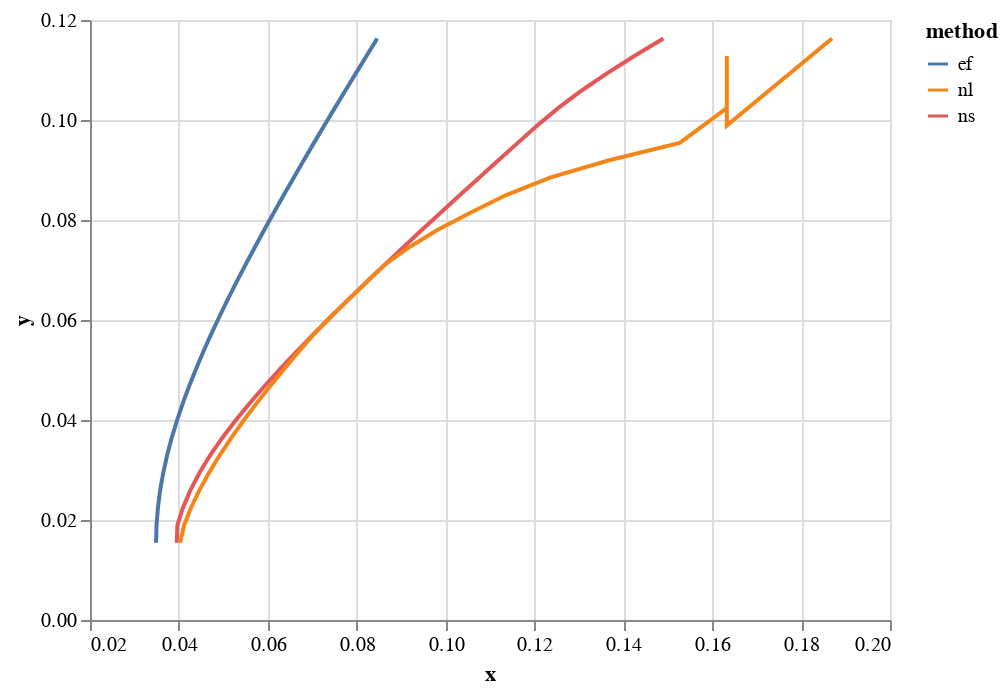

Notebook source saved alongside this figure:
### Code cell
source
aa = source.melt(id_vars=['y'], value_name='x', var_name='method')

import altair as alt
alt.Chart(aa).mark_line(color='black').encode(
    x='x',
    y='y',
    color='method',
)

### Figure 1 — Vega-Lite specification as saved in the notebook (floating-point values rounded to 4 significant figures)
{"config": {"view": {"continuousWidth": 400, "continuousHeight": 300}}, "data": {"name": "data-9ad8b0cc5cf5aa922f2628daa0dbb163"}, "mark": {"type": "line", "color": "black"}, "encoding": {"color": {"field": "method", "type": "nominal"}, "x": {"field": "x", "type": "quantitative"}, "y": {"field": "y", "type": "quantitative"}}, "$schema": "https://vega.github.io/schema/vega-lite/v4.17.0.json", "datasets": {"data-9ad8b0cc5cf5aa922f2628daa0dbb163": [{"y": 0.01545, "method": "ef", "x": 0.03487}, {"y": 0.01893, "method": "ef", "x": 0.03497}, {"y": 0.0224, "method": "ef", "x": 0.03527}, {"y": 0.02588, "method": "ef", "x": 0.03577}, {"y": 0.02936, "method": "ef", "x": 0.03646}, {"y": 0.03283, "method": "ef", "x": 0.03732}, {"y": 0.03631, "method": "ef", "x": 0.03834}, {"y": 0.03979, "method": "ef", "x": 0.03953}, {"y": 0.04327, "method": "ef", "x": 0.04085}, {"y": 0.04674, "method": "ef", "x": 0.04229}, {"y": 0.05022, "method": "ef", "x": 0.04385}, {"y": 0.0537, "method": "ef", "x": 0.04551}, {"y": 0.05717, "method": "ef", "x": 0.04726}, {"y": 0.06065, "method": "ef", "x": 0.0491}, {"y": 0.06413, "method": "ef", "x": 0.051}, {"y": 0.06761, "method": "ef", "x": 0.05298}, {"y": 0.07108, "method": "ef", "x": 0.05501}, {"y": 0.07456, "method": "ef", "x": 0.05709}, {"y": 0.07804, "method": "ef", "x": 0.05921}, {"y": 0.08151, "method": "ef", "x": 0.06138}, {"y": 0.08499, "method": "ef", "x": 0.06359}, {"y": 0.08847, "method": "ef", "x": 0.06583}, {"y": 0.09195, "method": "ef", "x": 0.0681}, {"y": 0.09542, "method": "ef", "x": 0.0704}, {"y": 0.0989, "method": "ef", "x": 0.07272}, {"y": 0.1024, "method": "ef", "x": 0.07506}, {"y": 0.1059, "method": "ef", "x": 0.07743}, {"y": 0.1093, "method": "ef", "x": 0.07981}, {"y": 0.1128, "method": "ef", "x": 0.08221}, {"y": 0.1163, "method": "ef", "x": 0.08463}, {"y": 0.01545, "method": "ns", "x": 0.03952}, {"y": 0.01893, "method": "ns", "x": 0.03966}, {"y": 0.0224, "method": "ns", "x": 0.04089}, {"y": 0.02588, "method": "ns", "x": 0.04255}, {"y": 0.02936, "method": "ns", "x": 0.04457}, {"y": 0.03283, "method": "ns", "x": 0.04695}, {"y": 0.03631, "method": "ns", "x": 0.04966}, {"y": 0.03979, "method": "ns", "x": 0.05264}, {"y": 0.04327, "method": "ns", "x": 0.05584}, {"y": 0.04674, "method": "ns", "x": 0.05924}, {"y": 0.05022, "method": "ns", "x": 0.0628}, {"y": 0.0537, "method": "ns", "x": 0.06649}, {"y": 0.05717, "method": "ns", "x": 0.07029}, {"y": 0.06065, "method": "ns", "x": 0.07419}, {"y": 0.06413, "method": "ns", "x": 0.07818}, {"y": 0.06761, "method": "ns", "x": 0.08223}, {"y": 0.07108, "method": "ns", "x": 0.08634}, {"y": 0.07456, "method": "ns", "x": 0.0905}, {"y": 0.07804, "method": "ns", "x": 0.09471}, {"y": 0.08151, "method": "ns", "x": 0.09896}, {"y": 0.08499, "method": "ns", "x": 0.1032}, {"y": 0.08847, "method": "ns", "x": 0.1075}, {"y": 0.09195, "method": "ns", "x": 0.1119}, {"y": 0.09542, "method": "ns", "x": 0.1162}, {"y": 0.0989, "method": "ns", "x": 0.1206}, {"y": 0.1024, "method": "ns", "x": 0.1253}, {"y": 0.1059, "method": "ns", "x": 0.1306}, {"y": 0.1093, "method": "ns", "x": 0.1363}, {"y": 0.1128, "method": "ns", "x": 0.1425}, {"y": 0.1163, "method": "ns", "x": 0.149}, {"y": 0.01545, "method": "nl", "x": 0.04028}, {"y": 0.01893, "method": "nl", "x": 0.04117}, {"y": 0.0224, "method": "nl", "x": 0.0427}, {"y": 0.02588, "method": "nl", "x": 0.04457}, {"y": 0.02936, "method": "nl", "x": 0.04671}, {"y": 0.03283, "method": "nl", "x": 0.0491}, {"y": 0.03631, "method": "nl", "x": 0.05171}, {"y": 0.03979, "method": "nl", "x": 0.05449}, {"y": 0.04327, "method": "nl", "x": 0.05743}, {"y": 0.04674, "method": "nl", "x": 0.0605}, {"y": 0.05022, "method": "nl", "x": 0.06369}, {"y": 0.0537, "method": "nl", "x": 0.06698}, {"y": 0.05717, "method": "nl", "x": 0.07037}, {"y": 0.06065, "method": "nl", "x": 0.07419}, {"y": 0.06413, "method": "nl", "x": 0.07818}, {"y": 0.06761, "method": "nl", "x": 0.08223}, {"y": 0.07108, "method": "nl", "x": 0.08634}, {"y": 0.07456, "method": "nl", "x": 0.09183}, {"y": 0.07804, "method": "nl", "x": 0.09824}, {"y": 0.08151, "method": "nl", "x": 0.1057}, {"y": 0.08499, "method": "nl", "x": 0.1136}, {"y": 0.08847, "method": "nl", "x": 0.1235}, {"y": 0.09195, "method": "nl", "x": 0.1368}, {"y": 0.09542, "method": "nl", "x": 0.1527}, {"y": 0.0989, "method": "nl", "x": 0.1633}, {"y": 0.1024, "method": "nl", "x": 0.1633}, {"y": 0.1059, "method": "nl", "x": 0.1633}, {"y": 0.1093, "method": "nl", "x": 0.1633}, {"y": 0.1128, "method": "nl", "x": 0.1633}, {"y": 0.1163, "method": "nl", "x": 0.1869}]}}
